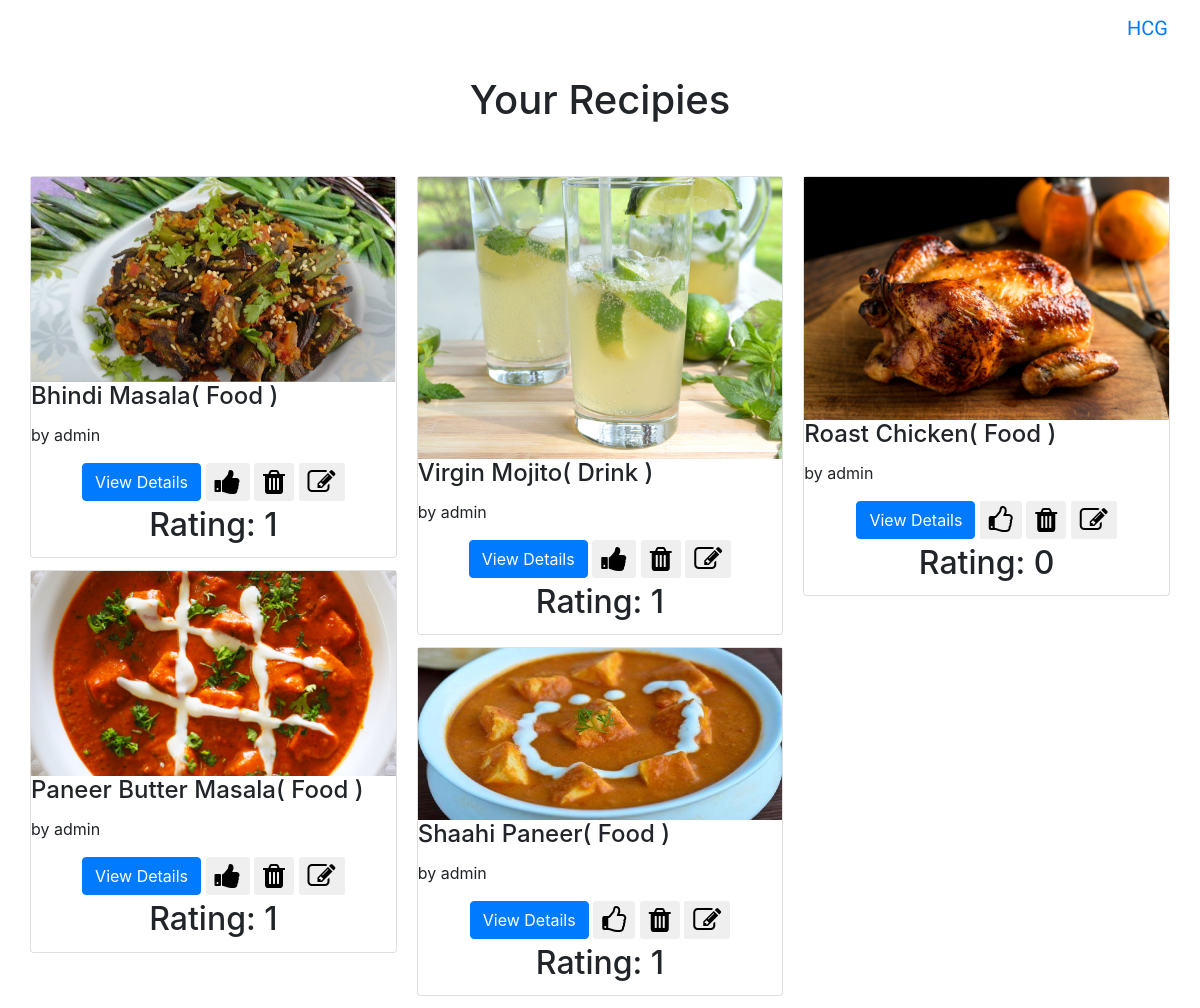
Page /HCG/displayDishes/0/ (signed in) on the committed database.
### HCG/models.py (models this page shows, shortened)
class Dish(models.Model):
    dishName = models.CharField(max_length = 250)
    dishRating = models.IntegerField(default=0)
    dishPublisher = models.ForeignKey(User)
    dishCategory = models.CharField(max_length=10,choices=(('Food','Food'),('Drink','Drink')))
    dishSteps = models.TextField(max_length = 5000)
    dishCoverImage = models.FileField()

### HCG/views.py (the view)
# urls.py: url(r'^displayDishes/(?P<mode>[0-9]+)/$',views.DisplayDishes),
def DisplayDishes(request,mode):
    mode = int(mode)
    if mode < 0 or mode > 2:
        return HttpResponse(status=404)
    foodsActive = ''
    drinksActive = ''
    if request.user.is_authenticated:
        if mode == 0:
            dishList = Dish.objects.filter(dishPublisher=request.user)
            title = 'Your Recipies'
            next = '/HCG/'
        if mode == 1:
            dishList = Dish.objects.filter(dishCategory='Food')
            title = 'All Foods'
            next = '/HCG/foods/'
            foodsActive = 'active'
        if mode == 2:
            dishList = Dish.objects.filter(dishCategory='Drink')
            title = 'All Drinks'
            next = '/HCG/drinks/'
            drinksActive = 'active'
        user = request.user
        liked = []
        dishLikePairs = []
        for i in range(len(dishList)):
            liked.append(0)
            if Upvote.objects.filter(dish=dishList[i],user=user).count() == 1:
                liked[i] = 1
            dishLikePairs.append((dishList[i],liked[i]))
        template = loader.get_template('HCG/homepageTemplate.html')
        context = {
            'dishLikePairs': dishLikePairs,
            'username': request.user.username,
            'title': title,
            'next': next,
            'foodsActive' : foodsActive,
            'drinksActive' : drinksActive,
        }
        return HttpResponse(template.render(context, request))
    else:
        return HttpResponseRedirect('/HCG/loginPage')

### HCG/templates/HCG/homepageTemplate.html (shortened to what this page needs)
{% extends 'base.html' %}
{% block body %}
<div class="page-header col-sm-12 text-center" style="padding:20px;">
    <h1 id="text">{{ title }}</h1>
</div>
<br>
<div class="container">
    <div class="row">
        <div class="card-columns" style="display:inline-block;">
            {% for dishLikePair in dishLikePairs %}
    <div class="card" style="margin:200x;">
        <img src="{{dishLikePair.0.dishCoverImage.url}}" class="img-fluid" style="">
        <div class="card-block">
        <h4 class="card-title">{{dishLikePair.0.dishName}}( {{dishLikePair.0.dishCategory}} )</h4>
        <p class="card-text">by {{dishLikePair.0.dishPublisher.username}}</p>
        <div class="text-center">
        <a href="/HCG/{{dishLikePair.0.id}}" class="btn btn-primary">View Details</a>
         <button value="{{dishLikePair.0.id}}" class="btn btn-default btn-sm likeButton">
             {% if dishLikePair.1 == 0 %}
                    <i class="fa fa-thumbs-o-up fa-2x"></i>
            {% endif %}
            {% if dishLikePair.1 == 1 %}
                    <i class="fa fa-thumbs-up fa-2x"></i>
            {% endif %}
         </button>
        {% if username == dishLikePair.0.dishPublisher.username %}
        <form action="/HCG/deleteDish/{{dishLikePair.0.id}}/" method="post" style="display: inline;">
            <button type="submit" class="btn btn-default btn-sm">
                <i class="fa fa-trash fa-2x"></i>
            </button>
        </form>
        <form action="/HCG/updateDish/{{dishLikePair.0.id}}/" method="get" style="display: inline;">
            <button type="submit" class="btn btn-default btn-sm">
                <i class="fa fa-edit fa-2x"></i>
            </button>
        </form>
        </div>
        {% endif %}
        <h2 style="text-align:center;padding:5px;" id="ratingDisplay{{dishLikePair.0.id}}" >Rating: {{dishLikePair.0.dishRating}}</h2>
        </div>
    </div>
    {% endfor %}
        </div>
    </div>
</div>
{% endblock %}

### HCG/static/style.css (style rules this page uses)
body { background: white url("images/testbackground.jpg"); }

### rows in the picture
Dish: dishCoverImage (picture), dishName "Bhindi Masala", dishCategory "Food", dishPublisher.username "admin", {{ dishLikePair.0.id }} 7 (drawn), dishRating "1"
Dish: dishCoverImage (picture), dishName "Paneer Butter Masala", dishCategory "Food", dishPublisher.username "admin", {{ dishLikePair.0.id }} 8 (drawn), dishRating "1"
Dish: dishCoverImage (picture), dishName "Virgin Mojito", dishCategory "Drink", dishPublisher.username "admin", {{ dishLikePair.0.id }} 10 (drawn), dishRating "1"
Dish: dishCoverImage (picture), dishName "Shaahi Paneer", dishCategory "Food", dishPublisher.username "admin", {{ dishLikePair.0.id }} 11 (drawn), dishRating "1"
Dish: dishCoverImage (picture), dishName "Roast Chicken", dishCategory "Food", dishPublisher.username "admin", {{ dishLikePair.0.id }} 14 (drawn), dishRating "0"

### other values in the picture
{{ title }} "Your Recipies"
